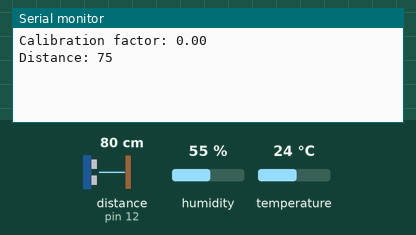
Simulated run of this sketch. Board: Arduino Uno, built with avr-gcc and run on an emulated ATmega328P. Parts: the last lines printed to the serial monitor. Wiring (inferred from the names in the program): ultrasonic range finder: trigger pin 11; echo pin 12. The inputs (shaded band) are chosen by the test bench; at power-on: distance to the obstacle (sensor on pin 12) 80 cm, humidity 55 %, temperature 24 °C. The echo pulse lasts 58.3 µs per cm.

Above: at 1.2 s.
1.3 s: distance to the obstacle (sensor on pin 12) set to 2 cm
At 2.6 s:
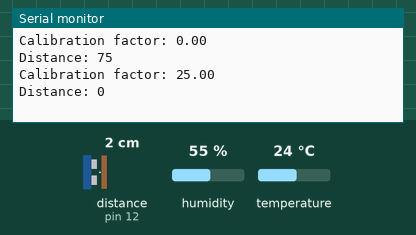
2.8 s: distance to the obstacle (sensor on pin 12) set to 4 cm
At 4.7 s:
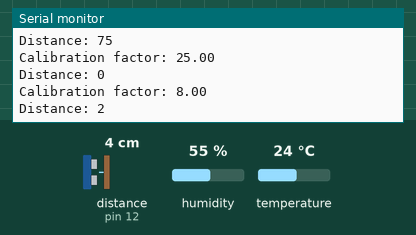
Timing chart, 0 to 6.2 s (numbered marks = the images above; inputs shaded):
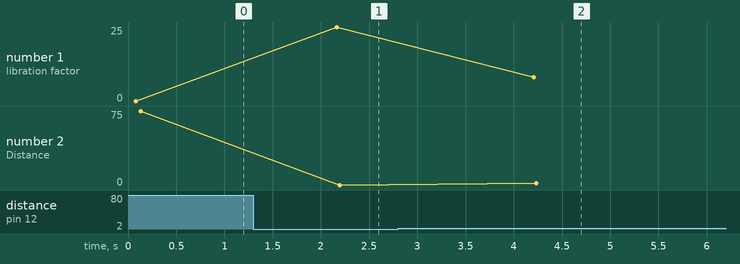

Measured:
- after the input at 1.3 s, the serial monitor: prints a new line after 0.87 s (image 1)
- after the input at 2.8 s, the serial monitor: prints a new line after 1.4 s (image 2)
- plotted number 1: 0 → 25 after the input at 1.3 s, 25 → 8 after the input at 2.8 s
- plotted number 2: 0 → 2 after the input at 2.8 s

The sketch:

SlaveLora_ESP32.ino
```cpp
#include <DHT.h>
#include <DHT_U.h>
#include <SoftwareSerial.h>
#define SLAVE_ID 2

#define DHTPIN 5
#define DHTTYPE 11

DHT dht(DHTPIN, DHTTYPE);
SoftwareSerial lora(13, 15);  // RX, TX

int trigPin = 11;  // Trigger
int echoPin = 12;  // Echo

struct lora_request_t {
  uint8_t id;
  char message[32];
};

struct lora_response_t {
  uint8_t id;
  float temperature;
  float humidity;
  int cm;
};

lora_request_t lora_request;
lora_response_t lora_response;

void setup() {
  Serial.begin(9600);
  lora.begin(9600);
  pinMode(trigPin, OUTPUT);
  pinMode(echoPin, INPUT);
}

int measure_distance() {
  // Gửi xung đến chân kích hoạt
  digitalWrite(trigPin, LOW);
  delayMicroseconds(5);
  digitalWrite(trigPin, HIGH);
  delayMicroseconds(10);
  digitalWrite(trigPin, LOW);

  // Read the signal from the sensor: a HIGH pulse whose
  // duration is the time (in microseconds) from the sending
  // of the ping to the reception of its echo off of an object.
  pinMode(echoPin, INPUT);
  long duration = pulseIn(echoPin, HIGH);

  // Chuyển đổi thời gian thành khoảng cách
  float distance = duration / 2 / 29.1;

  return distance;
}
int take_average_measurement(int num_samples) {
  int distances[num_samples];
  for (int i = 0; i < num_samples; i++) {
    distances[i] = measure_distance();
  }

  int average = 0;
  for (int i = 0; i < num_samples; i++) {
    average += distances[i];
  }

  return average / num_samples;
}

// Chỉnh lại cảm biến bằng một khoảng cách đã biết
void calibrate_sensor(int known_distance) {
  int measured_distance = take_average_measurement(10);

  float calibration_factor = known_distance / measured_distance;

  Serial.print("Calibration factor: ");
  Serial.println(calibration_factor);
}

// Định nghĩa hàm bù nhiệt độ
int temperature_compensate(int distance, float temperature) {
  float speed_of_sound = 331.3 + 0.6 * temperature * (1 + 0.00367 * temperature);

  int compensated_distance = distance * 331.3 / speed_of_sound;

  return compensated_distance;
}

void loop() {
  int distance = measure_distance();
  int compensated_distance = 0;
  float temperature = dht.readTemperature();
  float humidity = dht.readHumidity();

  calibrate_sensor(25);  // Khoảng cách đã biết trước

  if (isnan(temperature) || isnan(humidity)) {
    Serial.println(F("Failed to read from DHT sensor!"));
    delay(5000);
    return;  // Thoát khỏi vòng lặp và thử lại sau 5 giây
  }

  if (distance != 0) {
    // Lấy một lần đo trung bình
    int measured_distance = take_average_measurement(10);

    // Bù nhiệt độ cho phép đo
    float temperature = 25;
    compensated_distance = temperature_compensate(measured_distance, temperature);

    // In phép đo đã bù
    Serial.print("Distance: ");
    Serial.println(compensated_distance);

    // Chờ 1 giây
    delay(2000);
  } else {
    int compensated_distance = 0;
  }


  // Kiểm tra nếu DHT không đọc được giá trị hợp lệ
  if (isnan(temperature) || isnan(humidity)) {
    int tries = 0;
    while (tries < 3) {
      temperature = dht.readTemperature();
      humidity = dht.readHumidity();

      if (!isnan(temperature) && !isnan(humidity)) {
        break;
      }

      tries++;
      delay(5000);
    }

    if (tries == 3) {
      Serial.println(F("Failed to read from DHT sensor!"));
      return;  // Thoát khỏi vòng lặp
    }
  }

  bool has_responded = false;

  if (lora.available()) {
    lora.readBytes((uint8_t*)&lora_request, sizeof(lora_request_t));

    // Kiểm tra xem yêu cầu có dành cho Slave này không
    if (lora_request.id == SLAVE_ID) {
      if (!has_responded) {
        Serial.print("Request received from Master: ");
        Serial.println(lora_request.message);

        // Chuẩn bị dữ liệu phản hồi
        lora_response.id = SLAVE_ID;
        lora_response.cm = compensated_distance;
        lora_response.temperature = temperature;
        lora_response.humidity = humidity;

        // Gửi phản hồi tới LoRa Master
        lora.write((uint8_t*)&lora_response, sizeof(lora_response_t));

        has_responded = true;
      }
    }
  }

  // Đặt cờ has_responded về false sau khi gửi phản hồi
  has_responded = false;
}
```
